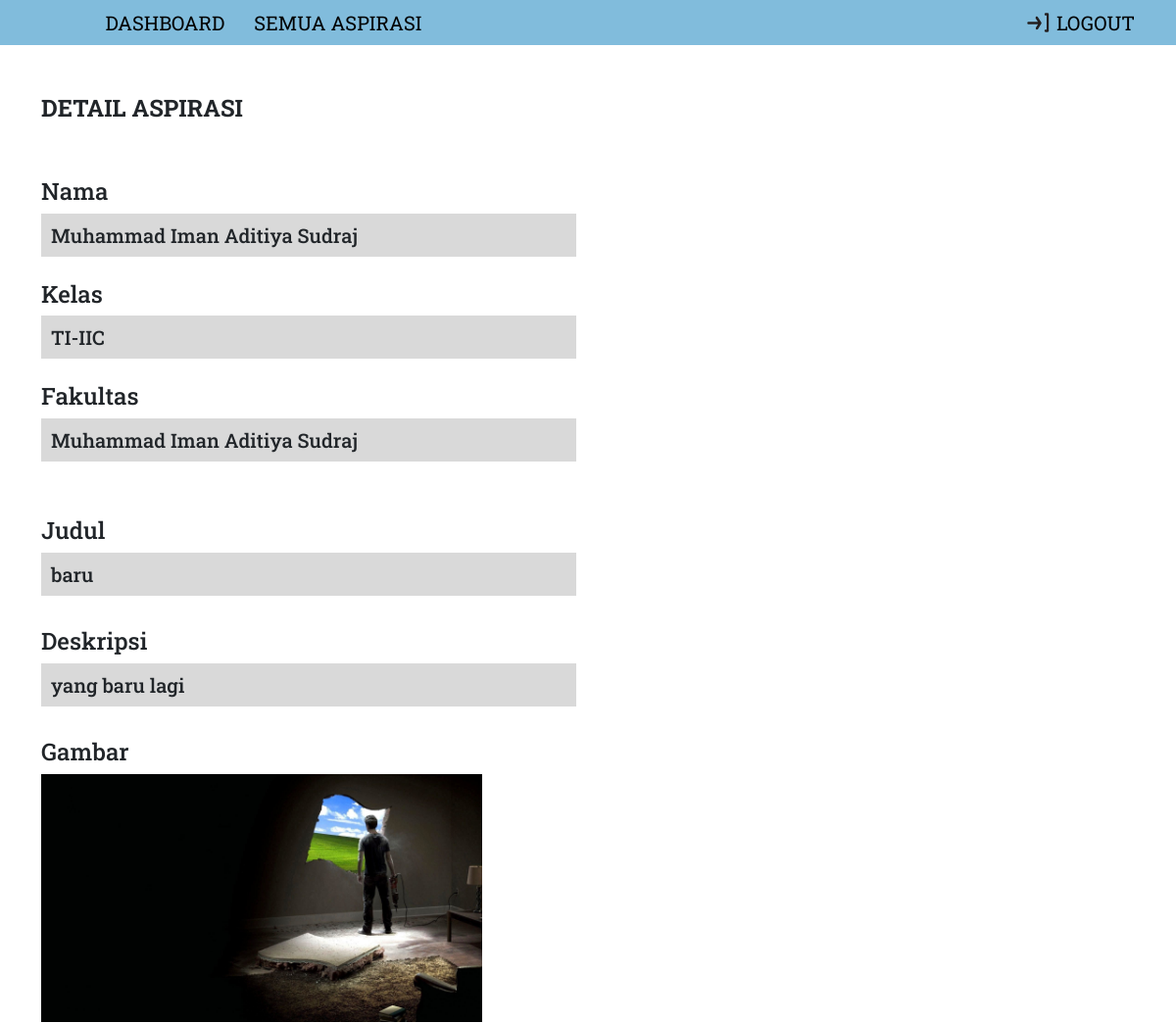
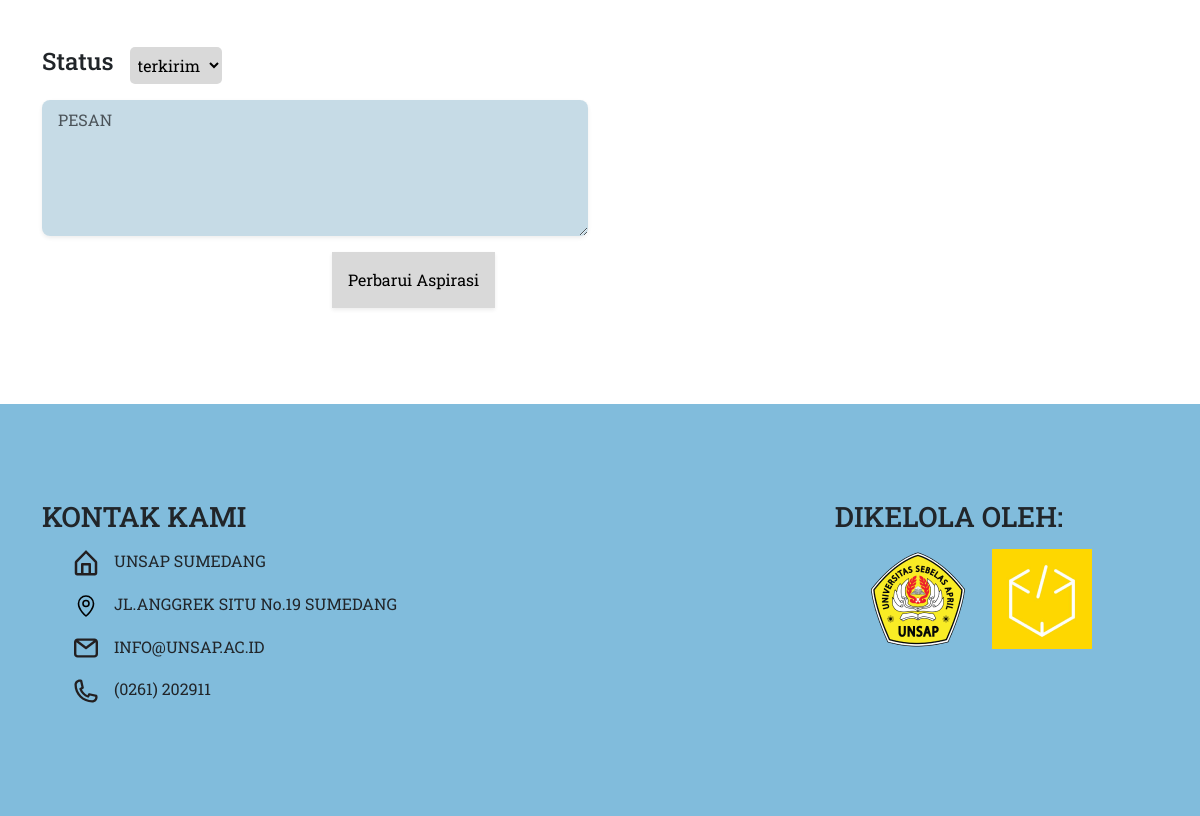
/admin/page/detailaspirasi.php?id=19 (signed in), run on the app's committed database (2 pictures, top to bottom).
### tables this page shows
CREATE TABLE `aspirasi` (
  `id` int(11) NOT NULL,
  `npm` varchar(12) NOT NULL,
  `judul` varchar(35) NOT NULL,
  `deskripsi` varchar(300) NOT NULL,
  `tanggal` date NOT NULL DEFAULT current_timestamp(),
  `waktu` datetime NOT NULL DEFAULT current_timestamp(),
  `status` enum('terkirim','diproses','selesai','') NOT NULL DEFAULT 'terkirim',
  `gambar` varchar(40) NOT NULL,
  `pesan` varchar(150) NOT NULL
);

CREATE TABLE `mahasiswa` (
  `npm` varchar(12) NOT NULL,
  `password` varchar(80) NOT NULL,
  `nama` varchar(50) NOT NULL,
  `kelas` varchar(12) NOT NULL,
  `fakultas` varchar(12) NOT NULL
);

### admin/func/autoload.php (called while the page is built, shortened)
<?php
$aspirasi = new Aspirasi();

### admin/func/Database.php (called while the page is built, shortened)
<?php
class Database {
    public function __construct() {
        $this->connect = mysqli_connect("localhost", "root", "", "aspirasi");
    }
}

### admin/func/Aspirasi.php (called while the page is built, shortened)
<?php
class Aspirasi extends Database {
    public function selectDetailAspirasi($id) {
        $sql = "SELECT  mahasiswa.nama, mahasiswa.kelas, mahasiswa.fakultas, aspirasi.judul, aspirasi.deskripsi, aspirasi.tanggal, aspirasi.status, aspirasi.gambar, aspirasi.pesan FROM aspirasi, mahasiswa WHERE aspirasi.id = $id AND mahasiswa.npm = aspirasi.npm;
        ";
        $query = mysqli_query($this->connect, $sql);
        return mysqli_fetch_assoc($query);
    }
}

### admin/page/detailaspirasi.php (the view, shortened to what this page needs)
<?php
require("../func/autoload.php");
$data = $aspirasi->selectDetailAspirasi($_GET["id"]);
?>
<!DOCTYPE html>
<html lang="en">
  <head>
    <link rel="stylesheet" href="../assets/css/style.css" />
    <link
      href="https://cdn.jsdelivr.net/npm/bootstrap@5.3.0-alpha3/dist/css/bootstrap.min.css"
      rel="stylesheet"
    />
  </head>
  <body>
    <?php require("navbar.php") ?>
    <section class="detail-aspirasi py-5">
      <div class="container py-5">
        <div class="detail-asp-page">
          <div class="row pb-5">
            <div class="col-6">
              <h1 class="fs-4"><b>DETAIL ASPIRASI</b></h1>
            </div>
          </div>
          <div class="row">
            <div class="col-6 mb-3">
              <h1 class="fs-4">Nama</h1>
              <h2 class="profile-form fs-5"><?= $data["nama"] ?></h2>
            </div>
          </div>
          <div class="row">
            <div class="col-6 mb-3">
              <h1 class="fs-4">Kelas</h1>
              <h2 class="profile-form fs-5"><?= $data["kelas"] ?></h2>
            </div>
          </div>
          <div class="row mb-5">
            <div class="col-6">
              <h1 class="fs-4">Fakultas</h1>
              <h2 class="profile-form fs-5"><?= $data["nama"] ?></h2>
            </div>
          </div>
          <div class="row mb-4">
            <div class="col-6">
              <h1 class="fs-4">Judul</h1>
              <h2 class="profile-form fs-5"><?= $data["judul"] ?></h2>
            </div>
          </div>
          <div class="row mb-4">
            <div class="col-6">
              <h1 class="fs-4">Deskripsi</h1>
              <h2 class="profile-form fs-5">
              <?= $data["deskripsi"] ?>
              </h2>
            </div>
          </div>
          <div class="row mb-5">
            <div class="col-6">
              <h1 class="fs-4">Gambar</h1>
                <?php if(strlen($data["gambar"]) === 0) : ?>
                    <p>tidak memiliki gambar</p>
                <?php else : ?>
                    <img width="450" src="../../assets/img/<?= $data["gambar"] ?>" alt="">
                <?php endif; ?>
            </div>
          </div>
            <form action="" method="post" id="form">
                <div class="row mb-3">
                    <div class="col-6" style="display: flex">
                    <h1 class="fs-4 me-3">Status</h1>
                    <select
                        class="p-1"
                        style="
                        background-color: #d9d9d9;
                        border: none;
                        border-radius: 5px;
                        "
                        name="status"
                    >
                        <?php
                            $option = ["terkirim", "diproses", "selesai"];
                            $disabled = "disabled";
                            foreach($option as $opt) {
                                $selected = "";
                                if($data["status"] === $opt) {
                                    $disabled = "";
                                    $selected = "selected";
                                }
                                echo "<option value=\"$opt\" $disabled $selected>$opt</option>";
                            }
                        ?>
                    </select>
                    </div>
                </div>
                <div class="row mb-3">
                    <div class="col-6">
                    <textarea
                        style="background-color: #659dbb5e"
                        rows="5"
                        placeholder="PESAN"
                        class="form-control form-control-lg fs-6 border-0 shadow-sm"
                        name="pesan"
                    ><?= $data["pesan"] ?></textarea>
                    </div>
                </div>
                <div class="row">
                    <div class="col-8 offset-3" style="margin-left: 290px;">
                        <button
                            style="background-color: #d9d9d9;"
                            class="button-gambar p-3 border-0 shadow-sm"
                            type="submit"
                            name="edit"
                        >
                            Perbarui Aspirasi
                        </button>
                    </div>
                </div>
            </form>
        </div>
      </div>
    </section>
    <?php require("contact.php") ?>
  </body>
</html>

### admin/assets/css/style.css (style rules this page uses)
:root { --primary-color: #81bcdc; }
* { font-family: "Roboto Slab", serif; }
.profile-form { background-color: #d9d9d9; padding: 10px; }

### data on the page
aspirasi: mahasiswa.nama "Muhammad Iman Aditiya Sudraj", mahasiswa.kelas "TI-IIC", judul "baru", deskripsi "yang baru lagi", gambar (picture)

### other printed values
form field status "terkirim"
